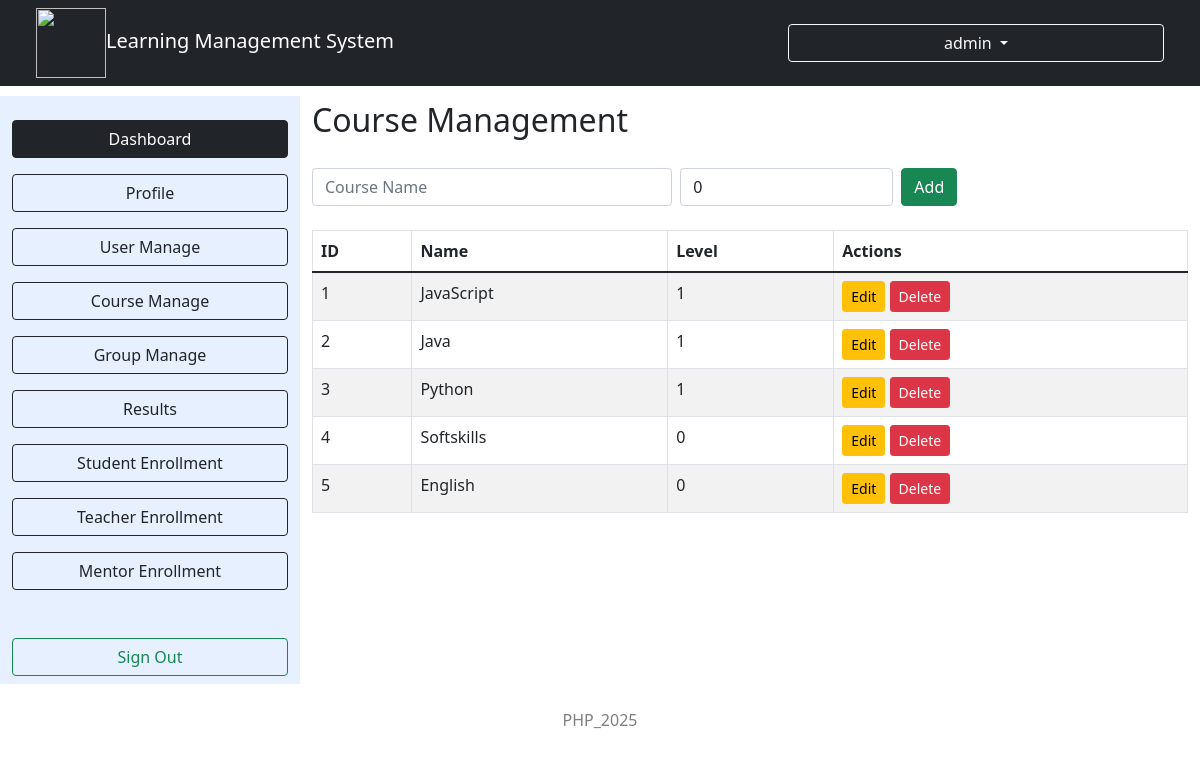
Screenshot of /Online_LMS/CourseManage.php (signed in) with the database file from the repository.
### tables this page shows
CREATE TABLE `course` (
  `id` INT NOT NULL AUTO_INCREMENT,
  `name` VARCHAR(100) NOT NULL,
  `level` INT NOT NULL,
  PRIMARY KEY (`id`)
);

### Online_LMS/CourseManage.php (the view, shortened to what this page needs)
<?php
$connection = new mysqli("localhost", "root", "", "online_lms");
$courses = $connection->query("SELECT * FROM course");
?>
<!DOCTYPE html>
<html lang="en">
<head>
    <link rel="stylesheet" href="bootstrap.css" />
    <link rel="stylesheet" href="style.css" />
</head>
<body>
    <div class="container-fluid">
        <div class="row">
            <nav class="navbar navbar-light navbar-expand-lg bg-dark fixed-top">
                <div class="container-fluid">
                    <div class="col-4">
                        <a href="#" class="navbar-brand text-white"><img src="system.png" class="icon2" />Learning Management System</a>
                    </div>
                    <div class="btn-group col-lg-4">
                        <button type="button" class="btn btn-outline-light dropdown-toggle" data-bs-toggle="dropdown" aria-haspopup="true" aria-expanded="false">
                            <label class="fs-6"><?php echo ($_SESSION["u"]) ?></label>
                        </button>
                    </div>
                </div>
            </nav>
            <div class="col-4 col-lg-3 mt-5">
                <div class="row bg-primary bg-opacity-10 mt-5">
                    <div class="col-12 mt-4">
                        <form action="AdminDash.php">
                            <button class="btn btn-outline-dark col-12 active" type="submit">Dashboard</button>
                        </form>
                    </div>
                    <div class="col-12 mt-3">
                        <form action="ProfileAdmin.php">
                            <button class="btn btn-outline-dark col-12" type="submit">Profile</button>
                        </form>
                    </div>
                    <div class="col-12 mt-3">
                        <form action="UserManage.php">
                            <button class="btn btn-outline-dark col-12" type="submit">User Manage</button>
                        </form>
                    </div>
                    <div class="col-12 mt-3">
                        <form action="CourseManage.php">
                            <button class="btn btn-outline-dark col-12" type="submit">Course Manage</button>
                        </form>
                    </div>
                    <div class="col-12 mt-3">
                        <form action="GroupManage.php">
                            <button class="btn btn-outline-dark col-12" type="submit">Group Manage</button>
                        </form>
                    </div>
                    <div class="col-12 mt-3">
                        <form action="ResultView.php">
                            <button class="btn btn-outline-dark col-12" type="submit">Results</button>
                        </form>
                    </div>
                    <div class="col-12 mt-3">
                        <form action="StudentEnrollment.php">
                            <button class="btn btn-outline-dark col-12" type="submit">Student Enrollment</button>
                        </form>
                    </div>
                    <div class="col-12 mt-3">
                        <form action="TeacherEnrollment.php">
                            <button class="btn btn-outline-dark col-12" type="submit">Teacher Enrollment</button>
                        </form>
                    </div>
                    <div class="col-12 mt-3">
                        <form action="AccademicEnrollment.php">
                            <button class="btn btn-outline-dark col-12" type="submit">Mentor Enrollment</button>
                        </form>
                    </div>
                    <div class="col-12 mt-5 mb-2">
                        <form action="SignOut.php">
                            <button class="btn btn-outline-success col-12" type="submit">Sign Out</button>
                        </form>
                    </div>
                </div>
            </div>
            <div class="col-8 col-lg-9 mt-5">
                <br><br>
                <div class="row">
                    <div class="">
                        <label class="fs-2">Course Management</label>
                    </div>
                    <div class="col-12 mt-4">
                        <form method="post" class="row g-2 align-items-end mb-4">
                            <div class="col-md-5">
                                <input type="text" name="name" id="course_name" class="form-control" placeholder="Course Name" required>
                            </div>
                            <div class="col-md-3">
                                <select name="level" id="course_level" class="form-control" required>
                                    <option value="0">0</option>
                                </select>
                            </div>
                            <div class="col-md-4 d-flex gap-2">
                                <button type="submit" name="add" class="btn btn-success" id="addBtn">Add</button>
                            </div>
                        </form>
                        <table class="table table-bordered table-striped">
                            <thead>
                                <tr>
                                    <th>ID</th>
                                    <th>Name</th>
                                    <th>Level</th>
                                    <th>Actions</th>
                                </tr>
                            </thead>
                            <tbody>
                                <?php while ($row = $courses->fetch_assoc()): ?>
                                    <tr>
                                        <td><?= $row['id'] ?></td>
                                        <td><?= htmlspecialchars($row['name']) ?></td>
                                        <td><?= $row['level'] ?></td>
                                        <td>
                                            <button class="btn btn-sm btn-warning" onclick="editCourse(<?= $row['id'] ?>, '<?= htmlspecialchars($row['name'], ENT_QUOTES) ?>', <?= $row['level'] ?>)">Edit</button>
                                            <a href="?delete=<?= $row['id'] ?>" class="btn btn-sm btn-danger" onclick="return confirm('Delete this course?')">Delete</a>
                                        </td>
                                    </tr>
                                <?php endwhile; ?>
                            </tbody>
                        </table>
                    </div>
                </div>
            </div>
        </div>
        <div class="col-12 text-center text-black-50 mt-4 mb-2">
            <label>PHP_2025</label>
        </div>
    </div>
</body>
</html>

### Online_LMS/style.css (style rules this page uses)
.icon2 { width: 70px; height: 70px; }

### rows the page displays
course: id "1", name "JavaScript", level "1"
course: id "2", name "Java", level "1"
course: id "3", name "Python", level "1"
course: id "4", name "Softskills", level "0"
course: id "5", name "English", level "0"

### other values shown
$_SESSION["u"] "admin"
